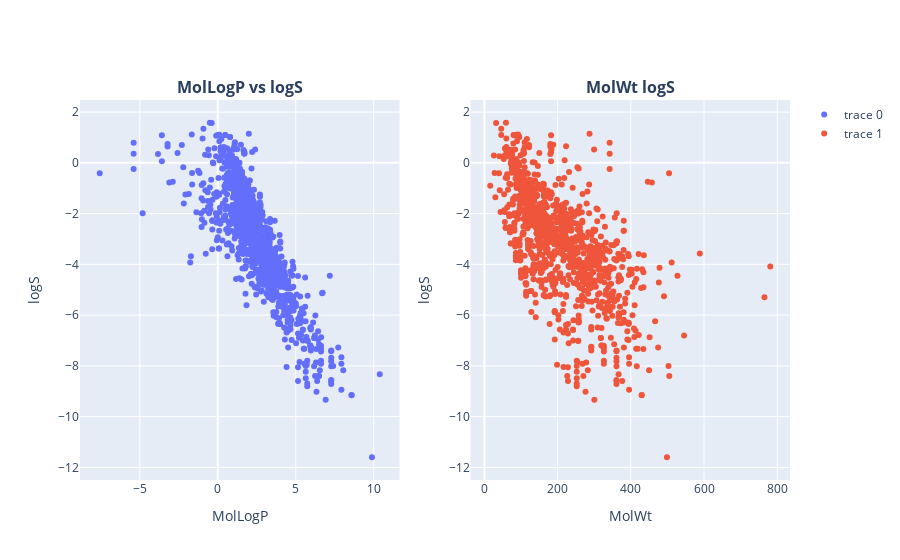

Write notebook code for a chart like this one.
### Code cell
fig = make_subplots(rows=1, cols=2, 
                    subplot_titles=("<b>MolLogP vs logS</b>", "<b>MolWt logS</b>"))

fig.add_trace(
    go.Scatter(x=solubility_data.MolLogP, y=solubility_data.logS, mode = "markers",),
    row=1, col=1
)
fig.update_xaxes(title_text="MolLogP", row=1, col=1)
fig.update_yaxes(title_text="logS", row=1, col=1)

fig.add_trace(
    go.Scatter(x=solubility_data.MolWt, y=solubility_data.logS, mode = "markers",),
    row=1, col=2
)
fig.update_xaxes(title_text="MolWt", row=1, col=2)
fig.update_yaxes(title_text="logS", row=1, col=2)

### Figure 1 — Plotly figure (JSON) as saved in the notebook; plotly's stock layout.template omitted (floating-point values rounded to 4 significant figures; data arrays with more than 128 entries replaced by an {"elided": "..."} marker saying what was removed)
{"data": [{"mode": "markers", "type": "scatter", "x": {"elided": "1144 float values"}, "xaxis": "x", "y": {"elided": "1144 float values"}, "yaxis": "y"}, {"mode": "markers", "type": "scatter", "x": {"elided": "1144 float values"}, "xaxis": "x2", "y": {"elided": "1144 float values"}, "yaxis": "y2"}], "layout": {"annotations": [{"font": {"size": 16}, "showarrow": false, "text": "<b>MolLogP vs logS</b>", "x": 0.225, "xanchor": "center", "xref": "paper", "y": 1, "yanchor": "bottom", "yref": "paper"}, {"font": {"size": 16}, "showarrow": false, "text": "<b>MolWt logS</b>", "x": 0.775, "xanchor": "center", "xref": "paper", "y": 1, "yanchor": "bottom", "yref": "paper"}], "xaxis": {"anchor": "y", "domain": [0, 0.45], "title": {"text": "MolLogP"}}, "xaxis2": {"anchor": "y2", "domain": [0.55, 1], "title": {"text": "MolWt"}}, "yaxis": {"anchor": "x", "domain": [0, 1], "title": {"text": "logS"}}, "yaxis2": {"anchor": "x2", "domain": [0, 1], "title": {"text": "logS"}}}}
